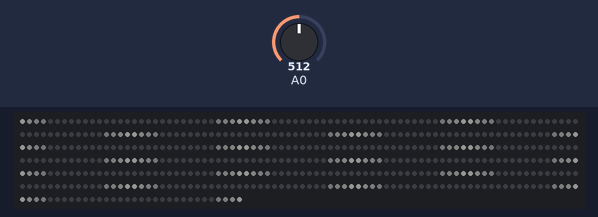
Bench run of a sketch on a simulated Arduino Uno, built with avr-gcc and run on an emulated ATmega328P. On the bench: 512 RGB LEDs in strip order, left to right, continuing on the next row. The test bench sets the inputs (shaded band); at power-on: A0 = 512. Dim RGB values are drawn brighter than linear; random numbers use the default seed unless the sketch sets one.

Above: at 0.7 s.
At 1.94 s:
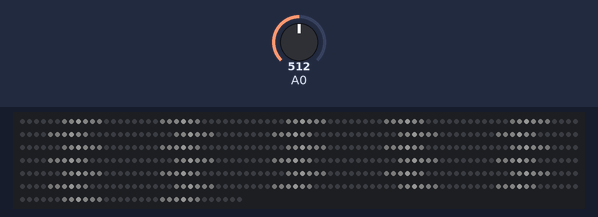
At 2.37 s:
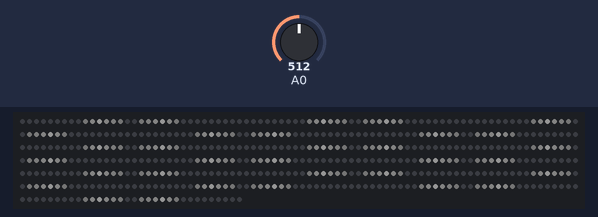
At 4.69 s:
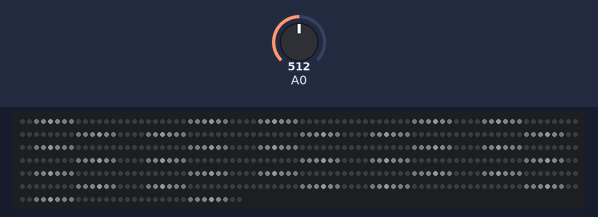
At 6.9 s:
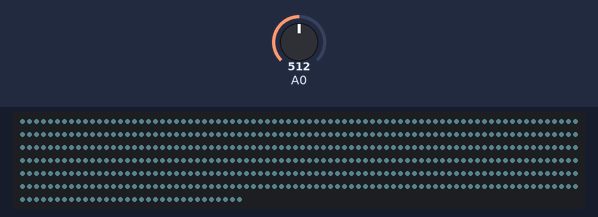
At 16.85 s:
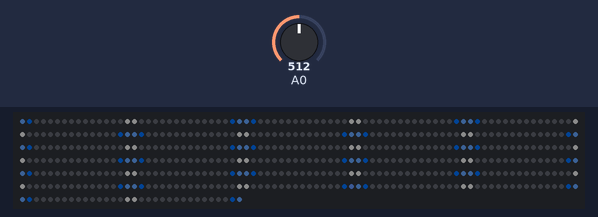

The sketch:

samsung_04_rain.ino
```cpp
// samsung_04_rain_F.ino - 메인 프로그램 (30초 시퀀스)
// 먹구름(6초) → 비(6초) → 번개(5초) → 페이드인 → 비(13초) → 종료

#include "control.h"
#include "rain_effect.h"
#include "background_effect.h"
#include "cloud_effect.h"
#include "lightning_effect.h"
#include "fade_effect.h"

enum Mode {
  MODE_CLOUD_MOTION = 0,    // 먹구름 모션 (0-6초)
  MODE_RAIN_FIRST,          // 첫 번째 비 효과 (6-12초)
  MODE_LIGHTNING,           // 번개 효과 (12-17초)
  MODE_FADE_TO_RAIN,        // 비로 페이드인
  MODE_RAIN_SECOND,         // 두 번째 비 효과 (17-30초)
  MODE_COMPLETE             // 완료 상태
};

Mode currentMode = MODE_CLOUD_MOTION;
unsigned long programStartMs = 0;  // 전체 프로그램 시작 시간

void setup() {
  // 기본 초기화
  initNeoPixel();

  // 프로그램 시작 시간 기록
  programStartMs = millis();

  // 첫 번째 모드 초기화
  currentMode = MODE_CLOUD_MOTION;
  initCloudMotion();
}

void loop() {
  unsigned long now = millis();
  unsigned long programElapsed = now - programStartMs;

  // 30초 후 프로그램 종료
  if (programElapsed >= 17000) {
    if (currentMode != MODE_COMPLETE) {
      currentMode = MODE_COMPLETE;
      clearMatrix();
      strip.show();
    }
    return;
  }

  // 각 모드별 처리 및 전환
  switch(currentMode) {
    case MODE_CLOUD_MOTION:
      updateCloudMotion();

      // 6초 경과 또는 먹구름 완료시 즉시 비로 전환
      if (programElapsed >= 6500 || isCloudMotionComplete()) {
        currentMode = MODE_RAIN_FIRST;
        // 화면 초기화 없이 바로 전환
        initRainEffect();
        initCrossFadeEffect();
      }
      break;

    case MODE_RAIN_FIRST:
      updateRainWithBackground();

      // 정확히 12초에 번개로 전환
      if (programElapsed >= 6000) {
        currentMode = MODE_LIGHTNING;
        clearMatrix();
        strip.show();
        delay(20);
        initLightningEffect();
      }
      break;

    case MODE_LIGHTNING:
      updateLightningEffect();

      // 17초에 페이드인 시작
      if (programElapsed >= 9500) {
        currentMode = MODE_FADE_TO_RAIN;
        clearMatrix();
        strip.show();
        initRainEffect();
        initFadeToRain();
      }
      break;

    case MODE_FADE_TO_RAIN:
      updateFadeToRain();

      // 18초에 두 번째 비로 전환
      if (programElapsed >= 18000 || isFadeToRainComplete()) {
        currentMode = MODE_RAIN_SECOND;
      }
      break;

    case MODE_RAIN_SECOND:
      updateRainWithBackground();
      // 30초까지 계속 (상단에서 처리)
      break;

    case MODE_COMPLETE:
      // 아무 동작 없음
      break;
  }

  // 프레임 안정성
  delay(5);
}
```

background_effect.cpp
```cpp
// background_effect.cpp - 수정된 배경 효과

#include "background_effect.h"
#include "control.h"
#include "rain_effect.h"

// ================= 전역 변수 =================
static unsigned long fadeStartTime = 0;

// 크로스페이드 초기화 (더 이상 크로스페이드 하지 않지만 호환성 유지)
void initCrossFadeEffect() {
  fadeStartTime = millis();
}

// 새로운 정적 배경 그리기 (외부 함수 호출)
void drawCrossFadeBackground() {
  // rain_effect.cpp에 정의된 새로운 배경 그리기 함수 호출
  drawRainBackground();
}

// 비와 배경 결합 효과
void updateRainWithBackground() {
  // 1. 화면 지우기
  clearMatrix();

  // 2. 새로운 비 배경 그리기
  drawRainBackground();

  // 3. 그라데이션 빗방울 업데이트
  moveRaindrops();  // 실제로는 updateGradientRaindrops() 호출

  // 4. 그라데이션 빗방울 그리기
  drawRaindrops();  // 실제로는 drawGradientRaindrops() 호출

  // 5. 화면 업데이트
  strip.show();
}
```

background_effect.h
```cpp
// background_effect.h - 배경 효과 헤더

#ifndef BACKGROUND_EFFECT_H
#define BACKGROUND_EFFECT_H

#include <Adafruit_NeoPixel.h>
#include "config.h"

// ===== 크로스페이드 배경 효과 함수 =====
void initCrossFadeEffect();
void drawCrossFadeBackground();
void updateRainWithBackground();

#endif
```

cloud_effect.cpp
```cpp
// cloud_effect.cpp - 먹구름 모션 효과 (대기시간 제거)

#include "cloud_effect.h"
#include "control.h"

// ================= 먹구름 모션 효과 변수 =================
static float cloudOffset = -6.0f;        // 구름 패턴 Y 오프셋 (화면 위에서 시작)
static unsigned long lastCloudUpdateMs = 0;
static int cloudCycleCount = 0;          // 현재 사이클 횟수 (0~1, 총 2번)

// 먹구름 패턴 배열
const uint8_t cloudPattern[CLOUD_PATTERN_HEIGHT][MATRIX_WIDTH] PROGMEM = {
    // y=0: 진회색
    {20,20,20,20,20,20,20,20,20,20,20,20,20,20,20,20, 20,20,20,20,20,20,20,20,20,20,20,20,20,20,20,20},
    // y=1: 화이트 회색
    {80,80,80,80,80,80,80,80,80,80,80,80,80,80,80,80, 80,80,80,80,80,80,80,80,80,80,80,80,80,80,80,80},
    // y=2: 가장 밝은 화이트
    {255,255,255,255,255,255,255,255,255,255,255,255,255,255,255,255, 255,255,255,255,255,255,255,255,255,255,255,255,255,255,255,255},
    // y=3: 화이트 회색
    {80,80,80,80,80,80,80,80,80,80,80,80,80,80,80,80, 80,80,80,80,80,80,80,80,80,80,80,80,80,80,80,80},
    // y=4: 회색
    {40,40,40,40,40,40,40,40,40,40,40,40,40,40,40,40, 40,40,40,40,40,40,40,40,40,40,40,40,40,40,40,40},
    // y=5: 진회색
    {20,20,20,20,20,20,20,20,20,20,20,20,20,20,20,20, 20,20,20,20,20,20,20,20,20,20,20,20,20,20,20,20}
};

// 먹구름 효과 초기화
void initCloudMotion() {
  cloudOffset = -(float)CLOUD_PATTERN_HEIGHT;  // 화면 위에서 시작
  lastCloudUpdateMs = millis();
  cloudCycleCount = 0;
}

// 먹구름 효과 패턴 그리기
void drawCloudPattern() {
  clearMatrix();

  for(int y = 0; y < MATRIX_HEIGHT; y++) {
    for(int x = 0; x < MATRIX_WIDTH; x++) {
      // 현재 화면 Y 위치에서 패턴의 어느 줄에 해당하는지 계산
      float patternY = y - cloudOffset;

      // 패턴 범위 내에 있는지 확인
      if(patternY >= 0 && patternY < CLOUD_PATTERN_HEIGHT) {
        int patternRow = (int)patternY;
        uint8_t brightness = pgm_read_byte(&cloudPattern[patternRow][x]);

        // 회색조로 설정
        setPixel(x, y, brightness, brightness, brightness);
      }
    }
  }

  strip.show();
}

// 먹구름 모션 업데이트 (Y축: 위에서 아래로)
void updateCloudMotion() {
  unsigned long currentTime = millis();

  // 더 빠른 업데이트 주기
  unsigned long frameInterval;
  float bottomLinePosition = cloudOffset + CLOUD_PATTERN_HEIGHT - 1;  // 패턴의 아래쪽 위치

  // y=2 근처에서만 약간 느리게, 나머지는 빠르게
  if(bottomLinePosition >= 1.5f && bottomLinePosition <= 2.5f) {
    frameInterval = CLOUD_SLOW_FPS;  // 느린 프레임률
  } else {
    frameInterval = CLOUD_FAST_FPS;  // 빠른 프레임률
  }

  if(currentTime - lastCloudUpdateMs >= frameInterval) {
    lastCloudUpdateMs = currentTime;

    // 이동 속도 (아래로 이동)
    if(bottomLinePosition >= 1.5f && bottomLinePosition <= 2.5f) {
      cloudOffset += CLOUD_SLOW_SPEED;  // 느리게
    } else {
      cloudOffset += CLOUD_FAST_SPEED;   // 빠르게
    }

    // 패턴이 완전히 벗어나면 즉시 다음 사이클 시작 (대기 없음)
    if(cloudOffset > MATRIX_HEIGHT) {  // 화면 아래로 벗어남
      cloudCycleCount++;

      if(cloudCycleCount < CLOUD_CYCLES) {
        // 대기 없이 즉시 다시 시작
        cloudOffset = -(float)CLOUD_PATTERN_HEIGHT;
      }
    }

    drawCloudPattern();
  }
}

// 먹구름 효과 사이클 완료 여부 확인
bool isCloudMotionComplete() {
  return (cloudCycleCount >= CLOUD_CYCLES && cloudOffset > MATRIX_HEIGHT);
}
```

cloud_effect.h
```cpp
// cloud_effect.h - 먹구름 효과 헤더

#ifndef CLOUD_EFFECT_H
#define CLOUD_EFFECT_H

#include <Adafruit_NeoPixel.h>
#include "config.h"

// ===== 먹구름 모션 함수 =====
void initCloudMotion();
void drawCloudPattern();
void updateCloudMotion();
bool isCloudMotionComplete();

#endif
```

control.cpp
```cpp
// control.cpp - 기본 LED 제어 함수만 포함

#include "control.h"

//================= NeoPixel 객체 =================
Adafruit_NeoPixel strip(LED_COUNT, LED_PIN, PIXEL_TYPE);

//================= 초기화 함수 =================
void initNeoPixel() {
  strip.begin();                         // NeoPixel 스트립 초기화
  strip.show();                          // 모든 픽셀 끄기
  strip.setBrightness(DEFAULT_BRIGHTNESS); // 기본 밝기 설정
}

//================= 매트릭스 제어 함수 =================

// 2D 좌표를 1D 인덱스로 변환
// LED가 세로로 연결되어 있음 (지그재그 가능성 체크)
int getPixelIndex(int x, int y) {
  if(x < 0 || x >= MATRIX_WIDTH || y < 0 || y >= MATRIX_HEIGHT) {
    return -1; // 범위 벗어남
  }

  // 세로 지그재그 배열 테스트
  // 짝수 열은 위→아래, 홀수 열은 아래→위
  if(x % 2 == 0) {
    // 짝수 열: 위에서 아래로
    return x * MATRIX_HEIGHT + y;
  } else {
    // 홀수 열: 아래에서 위로 (반대)
    return x * MATRIX_HEIGHT + (MATRIX_HEIGHT - 1 - y);
  }
}

// 특정 좌표의 픽셀 색상 설정
void setPixel(int x, int y, int red, int green, int blue) {
  int index = getPixelIndex(x, y);
  if(index >= 0 && index < LED_COUNT) {
    strip.setPixelColor(index, strip.Color(red, green, blue));
  }
}

// 매트릭스 전체 지우기
void clearMatrix() {
  strip.clear();
}

// ================= Easing 함수 =================
// Ease-in-out 함수: 시작과 끝에서 느리고 중간에서 빠름
float easeInOutCubic(float t) {
  if (t < 0.5) {
    return 4 * t * t * t;
  } else {
    float p = 2 * t - 2;
    return 1 + p * p * p / 2;
  }
}

// Sine 기반 easing (부드러운 모션 제어)
float easeInOutSine(float t) {
  return -(cos(PI * t) - 1) / 2;
}

// 오버레이 관련 함수
void overlayWhiteAlpha(float alpha) {
  overlayColorAlpha(170, 130, 250, alpha);
}

void overlayColorAlpha(uint8_t targetR, uint8_t targetG, uint8_t targetB, float alpha) {
  if (alpha <= 0.0f) return;
  if (alpha > 1.0f) alpha = 1.0f;

  for (int i = 0; i < LED_COUNT; ++i) {
    uint32_t c = strip.getPixelColor(i);
    uint8_t r = (c >> 16) & 0xFF;
    uint8_t g = (c >>  8) & 0xFF;
    uint8_t b = (c >>  0) & 0xFF;

    // out = old + (target - old) * alpha
    uint8_t nr = r + (uint8_t)((targetR - r) * alpha);
    uint8_t ng = g + (uint8_t)((targetG - g) * alpha);
    uint8_t nb = b + (uint8_t)((targetB - b) * alpha);

    strip.setPixelColor(i, strip.Color(nr, ng, nb));
  }
}
```

control.h
```cpp
// control.h - 메인 제어 헤더 파일

#ifndef CONTROL_H
#define CONTROL_H

#include <Adafruit_NeoPixel.h>
#include "config.h"

// ===== 초기화 함수 =====
void initNeoPixel();

// ===== 매트릭스 제어 함수 =====
int getPixelIndex(int x, int y);
void setPixel(int x, int y, int red, int green, int blue);
void clearMatrix();

// ===== Easing 함수 =====
float easeInOutCubic(float t);
float easeInOutSine(float t);

// ===== 오버레이 함수 =====
void overlayWhiteAlpha(float alpha);
void overlayColorAlpha(uint8_t targetR, uint8_t targetG, uint8_t targetB, float alpha);

// ===== 전역 변수 선언 (extern) =====
extern Adafruit_NeoPixel strip;

#endif
```

fade_effect.cpp
```cpp
// fade_effect.cpp - 페이드 효과 구현

#include "fade_effect.h"
#include "control.h"
#include "rain_effect.h"
#include "background_effect.h"

// ================= 페이드 상태 =================
static unsigned long fadeStartMs = 0;
static bool fadeActive = false;

// ================= 페이드인 함수 =================

// 페이드 초기화
void initFadeToRain() {
  fadeStartMs = millis();
  fadeActive = true;

  // 화면 검은색으로 시작
  clearMatrix();
  strip.show();
}

// 페이드 업데이트
void updateFadeToRain() {
  if (!fadeActive) return;

  unsigned long now = millis();
  unsigned long elapsed = now - fadeStartMs;

  if (elapsed >= FADE_TO_RAIN_DURATION) {
    // 페이드 완료 - 최종 비 효과 표시
    updateRainWithBackground();
    fadeActive = false;
    return;
  }

  // 페이드 진행도 계산 (0.0 ~ 1.0)
  float progress = (float)elapsed / FADE_TO_RAIN_DURATION;

  // Ease-in-out 적용
  progress = easeInOutSine(progress);

  // 화면 지우기
  clearMatrix();

  // 배경 그리기 (페이드 적용)
  for(int x = 0; x < MATRIX_WIDTH; x++) {
    for(int y = 0; y < MATRIX_HEIGHT; y++) {
      uint8_t r = 0, g = 0, b = 0;

      // Y축 반전된 비 배경 패턴
      if(y == 15) {
        // 맨 아래 - 회색 하늘
        r = g = b = 144 * progress;
      } else if(y == 1) {
        // y=1 - 밝은 파란색
        r = 0;
        g = 111 * progress;
        b = 255 * progress;
      } else if(y == 0) {
        // 맨 위 - 진한 파란색
        r = 103 * progress;
        g = 161 * progress;
        b = 255 * progress;
      }

      if(r > 0 || g > 0 || b > 0) {
        setPixel(x, y, r, g, b);
      }
    }
  }

  // 빗방울도 페이드 적용하여 그리기
  moveRaindrops();
  drawRaindrops();  // 기존 빗방울 그리기

  // 전체 화면에 페이드 효과 적용 (알파 블렌딩)
  if (progress < 1.0) {
    for(int i = 0; i < LED_COUNT; i++) {
      uint32_t c = strip.getPixelColor(i);
      uint8_t r = ((c >> 16) & 0xFF) * progress;
      uint8_t g = ((c >>  8) & 0xFF) * progress;
      uint8_t b = ((c >>  0) & 0xFF) * progress;
      strip.setPixelColor(i, strip.Color(r, g, b));
    }
  }

  strip.show();
}

// 페이드 완료 여부
bool isFadeToRainComplete() {
  return !fadeActive;
}
```

fade_effect.h
```cpp
// fade_effect.h - 페이드 효과 헤더

#ifndef FADE_EFFECT_H
#define FADE_EFFECT_H

#include <Adafruit_NeoPixel.h>
#include "config.h"

// ===== 페이드 효과 함수 =====
void initFadeToRain();
void updateFadeToRain();
bool isFadeToRainComplete();

// ===== 페이드 설정 =====
#define FADE_TO_RAIN_DURATION 1000  // 1초간 페이드인

#endif
```

lightning_effect.cpp
```cpp
// lightning_effect.cpp - 번개 효과 구현 (시리얼 제거)

#include "lightning_effect.h"
#include "control.h"

// ================= 번개 색상 설정 =================
#define LIGHTNING_R 100
#define LIGHTNING_G 150
#define LIGHTNING_B 170

// ================= 런타임 상태 =================
static unsigned long lightningStartMs = 0;
static bool lightningActive = false;

// ================= 공개 함수 =================

// 번개 효과 초기화
void initLightningEffect() {
  lightningStartMs = millis();
  lightningActive = true;

  // 화면 초기화 후 첫 번개 켜기
  clearMatrix();
  for (int i = 0; i < LED_COUNT; i++) {
    strip.setPixelColor(i, strip.Color(LIGHTNING_R, LIGHTNING_G, LIGHTNING_B));
  }
  strip.show();
}

// 번개 효과 업데이트 (간단한 타임라인)
void updateLightningEffect() {
  if (!lightningActive) return;

  unsigned long elapsed = millis() - lightningStartMs;
  static int lastState = -1;
  int currentState = -1;

  // 타임라인에 따른 상태 결정
  if (elapsed < 500) {
    currentState = 1;  // ON
  } else if (elapsed < 1800) {
    currentState = 0;  // OFF
  } else if (elapsed < 1905) {
    currentState = 1;  // ON
  } else if (elapsed < 2001) {
    currentState = 0;  // OFF
  } else if (elapsed < 2005) {
    currentState = 1;  // ON
  } else if (elapsed < 4000) {
    currentState = 0;  // OFF (긴 휴지)
  } else {
    // 5초 후 종료
    lightningActive = false;
    clearMatrix();
    strip.show();
    return;
  }

  // 상태가 변경되었을 때만 LED 업데이트
  if (currentState != lastState) {
    lastState = currentState;

    if (currentState == 1) {
      // 번개 켜기
      for (int i = 0; i < LED_COUNT; i++) {
        strip.setPixelColor(i, strip.Color(LIGHTNING_R, LIGHTNING_G, LIGHTNING_B));
      }
      strip.show();
    } else {
      // 번개 끄기
      clearMatrix();
      strip.show();
    }
  }
}

// 번개 효과 완료 여부
bool isLightningComplete() {
  return !lightningActive;
}

// 번개 효과 강제 종료 시간 체크 (5초)
bool isLightningTimeout() {
  if (!lightningActive) return false;
  unsigned long elapsed = millis() - lightningStartMs;
  return elapsed >= 5000;
}

// 번개 효과 리셋
void resetLightningEffect() {
  lightningActive = false;
  clearMatrix();
  strip.show();
}
```

lightning_effect.h
```cpp
// lightning_effect.h - 번개 효과 헤더

#ifndef LIGHTNING_EFFECT_H
#define LIGHTNING_EFFECT_H

#include <Adafruit_NeoPixel.h>
#include "config.h"

// ===== 번개 효과 함수 =====
void initLightningEffect();
void updateLightningEffect();
bool isLightningComplete();
bool isLightningTimeout();
void resetLightningEffect();

#endif
```

rain_effect.cpp
```cpp
// rain_effect.cpp - 새로운 비 효과 (그라데이션 빗방울)

#include "rain_effect.h"
#include "control.h"

// ================= 기존 빗방울 배열 (호환성 유지) =================
Raindrop raindrops[MAX_RAINDROPS];

// ================= 새로운 빗방울 구조체 =================
struct GradientRaindrop {
  float x, y, speed;
  bool active;
};

#define MAX_GRADIENT_RAINDROPS 3
static GradientRaindrop gradientRaindrops[MAX_GRADIENT_RAINDROPS];

// 빗방울 그라데이션 패턴 (5픽셀)
#define GRADIENT_RAINDROP_HEIGHT 5
const uint8_t raindropGradient[GRADIENT_RAINDROP_HEIGHT][3] PROGMEM = {
  {50, 50, 50},      // 가장 어두운 부분 (머리)
  {102, 102, 102},
  {170, 170, 170},
  {220, 220, 220},
  {255, 255, 255}    // 가장 밝은 부분 (꼬리)
};

// ================= 초기화 함수 (Y축 반전) =================
void initRainEffect() {
  // 그라데이션 빗방울 초기화
  for(int i = 0; i < MAX_GRADIENT_RAINDROPS; i++) {
    gradientRaindrops[i].active = (i < 1);  // 처음에 1개만 활성화
    gradientRaindrops[i].x = random(MATRIX_WIDTH);
    gradientRaindrops[i].y = MATRIX_HEIGHT + random(MATRIX_HEIGHT);  // 아래에서 시작
    gradientRaindrops[i].speed = 1.4;
  }

  // 기존 빗방울 배열 비활성화 (호환성)
  for(int i = 0; i < MAX_RAINDROPS; i++) {
    raindrops[i].active = false;
  }

  randomSeed(analogRead(0));
}

// ================= 새로운 비 배경 그리기 (Y축 반전) =================
void drawRainBackground() {
  // 새로운 배경 패턴 (Y축 반전: 아래가 회색, 위가 파란색)
  for(int x = 0; x < MATRIX_WIDTH; x++) {
    for(int y = 0; y < MATRIX_HEIGHT; y++) {
      if(y == 15) {
        // 맨 아래 - 회색 하늘 (반전)
        setPixel(x, y, 144, 144, 144);
      } else if(y == 1) {
        // y=1 - 밝은 파란색 (반전)
        setPixel(x, y, 0, 111, 255);
      } else if(y == 0) {
        // 맨 위 - 진한 파란색 (반전)
        setPixel(x, y, 103, 161, 255);
      }
      // 나머지는 검은색 (빗방울이 보이도록)
    }
  }
}

// ================= 그라데이션 빗방울 업데이트 (Y축 반전) =================
void updateGradientRaindrops() {
  for(int i = 0; i < MAX_GRADIENT_RAINDROPS; i++) {
    if(gradientRaindrops[i].active) {
      // 위로 이동 (Y축 반전)
      gradientRaindrops[i].y -= gradientRaindrops[i].speed;

      // 화면 위로 벗어나면 아래에서 다시 시작
      if(gradientRaindrops[i].y < -GRADIENT_RAINDROP_HEIGHT) {
        gradientRaindrops[i].y = MATRIX_HEIGHT + GRADIENT_RAINDROP_HEIGHT;
        gradientRaindrops[i].x = random(MATRIX_WIDTH);
      }
    }
  }

  // 확률적으로 새 빗방울 활성화
  static unsigned long lastActivation = 0;
  unsigned long currentTime = millis();

  if(currentTime - lastActivation > 1500) {  // 1.5초마다 체크
    for(int i = 0; i < MAX_GRADIENT_RAINDROPS; i++) {
      if(!gradientRaindrops[i].active && random(100) < 40) {  // 40% 확률
        gradientRaindrops[i].active = true;
        gradientRaindrops[i].x = random(MATRIX_WIDTH);
        gradientRaindrops[i].y = MATRIX_HEIGHT + GRADIENT_RAINDROP_HEIGHT;  // 아래에서 시작
        gradientRaindrops[i].speed = 1.2 + (random(100) / 200.0);  // 1.2 ~ 1.7 속도
        lastActivation = currentTime;
        break;
      }
    }
  }
}

// ================= 그라데이션 빗방울 그리기 (Y축 반전) =================
void drawGradientRaindrops() {
  for(int i = 0; i < MAX_GRADIENT_RAINDROPS; i++) {
    if(gradientRaindrops[i].active) {
      int baseX = (int)gradientRaindrops[i].x;
      int baseY = (int)gradientRaindrops[i].y;

      // 5픽셀 그라데이션 빗방울 그리기 (순서 반전: 밝음→어두움)
      for(int py = 0; py < GRADIENT_RAINDROP_HEIGHT; py++) {
        int y = baseY - py;  // 위로 그리기 (반전)

        if(y >= 0 && y < MATRIX_HEIGHT) {
          // 그라데이션 순서 반전 (꼬리가 위, 머리가 아래)
          uint8_t brightness = pgm_read_byte(&raindropGradient[GRADIENT_RAINDROP_HEIGHT - 1 - py][0]);

          // 파란색 영역(y <= 1)에 들어가면 색상 조정 (반전)
          if(y <= 1) {
            // 파란색과 섞임
            int r = brightness * 0.4;
            int g = brightness * 0.6;
            int b = brightness;
            setPixel(baseX, y, r, g, b);
          } else {
            // 일반 회색 빗방울
            setPixel(baseX, y, brightness, brightness, brightness);
          }
        }
      }
    }
  }
}

// ================= 기존 인터페이스 함수들 (호환성 유지) =================

// 새로운 빗방울 생성 (더 이상 사용하지 않지만 호환성 유지)
void createRaindrop() {
  // 새로운 시스템에서는 updateGradientRaindrops()에서 처리
}

// 빗방울 이동
void moveRaindrops() {
  updateGradientRaindrops();
}

// 빗방울 그리기
void drawRaindrops() {
  drawGradientRaindrops();
}

// 비 효과 전체 업데이트
void updateRainEffect() {
  updateGradientRaindrops();
}
```

Source omitted: rain_effect.h (639 bytes), config.h (2484 bytes)

Measured:
- what the display in image 4 shows lasts 0.5 s, from 6.7 s to 7.2 s
